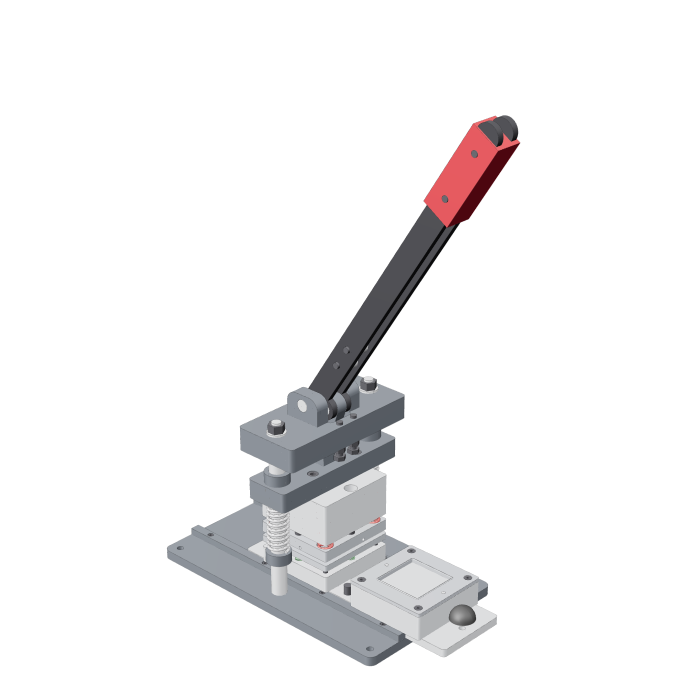
#> input picture light/render_assembled.png, 1400 x 1400 px, given in place of cover_assembled.png, which was not available (shown at 1/2 size)
$ python crop_covers.py ../../light/render_assembled.png ../../light/render_exploded.png
#> lines starting #> are read from the running program, lines starting #| are printed output that depends on the picture
"""Crop the two cover renders to the 111 x 200 frames on MP-000.  Usage: python3 web/tools/crop_covers.py <shots dir> cad"""
import sys
from PIL import Image
src, dst = sys.argv[1], sys.argv[2]
for a, b in (('cover_assembled.png', 'img_assembled.png'), ('cover_exploded.png', 'img_exploded.png')):
    im = Image.open('%s/%s' % (src, a)).convert('RGB')
#> im is the input picture: PIL image 1400x1400 RGB; mean R, G, B 241.9, 241.1, 241.7
    W, H = im.size
#> W = 1400; H = 1400
    h = int(W / (111 / 200))
#> h = 2522
    y0 = max(0, (H - h) // 2)
#> y0 = 0
    im.crop((0, y0, W, y0 + h)).save('%s/%s' % (dst, b))
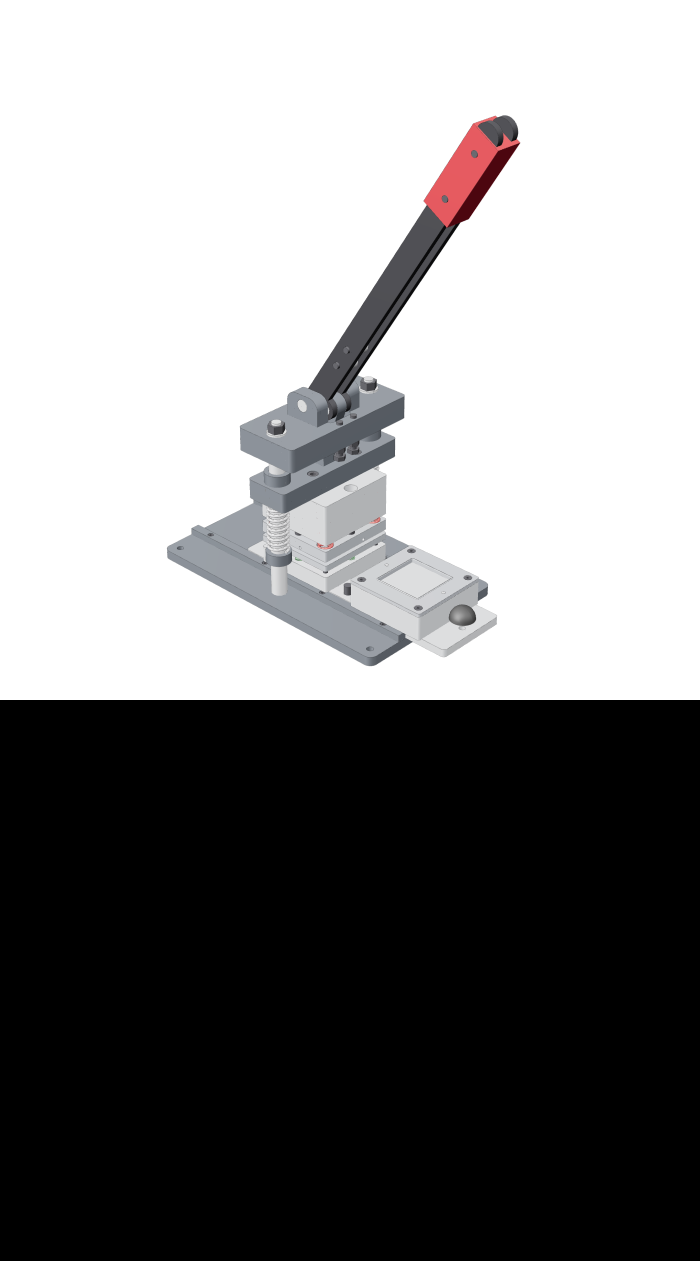
#> saved as img_assembled.png: PIL image 1400x2522 RGB (shown at 1/2 size); mean R, G, B 134.3, 133.8, 134.2
#> pass 2 of the loop `for a, b in (('cover_assembled.png', 'img_assembled.png'), ('cover_exp..`:
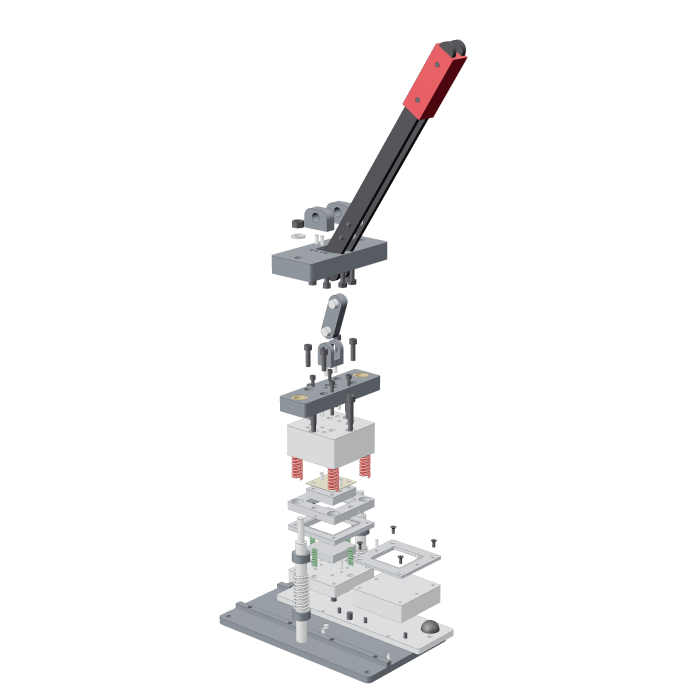
#> input picture light/render_exploded.png, 1400 x 1400 px, given in place of cover_exploded.png, which was not available (shown at 1/2 size)
#> im is the input picture: PIL image 1400x1400 RGB; mean R, G, B 246.2, 245.8, 246.1
#> `im.crop((0, y0, W, y0 + h)).save('%s/%s' % (dst, b))`:
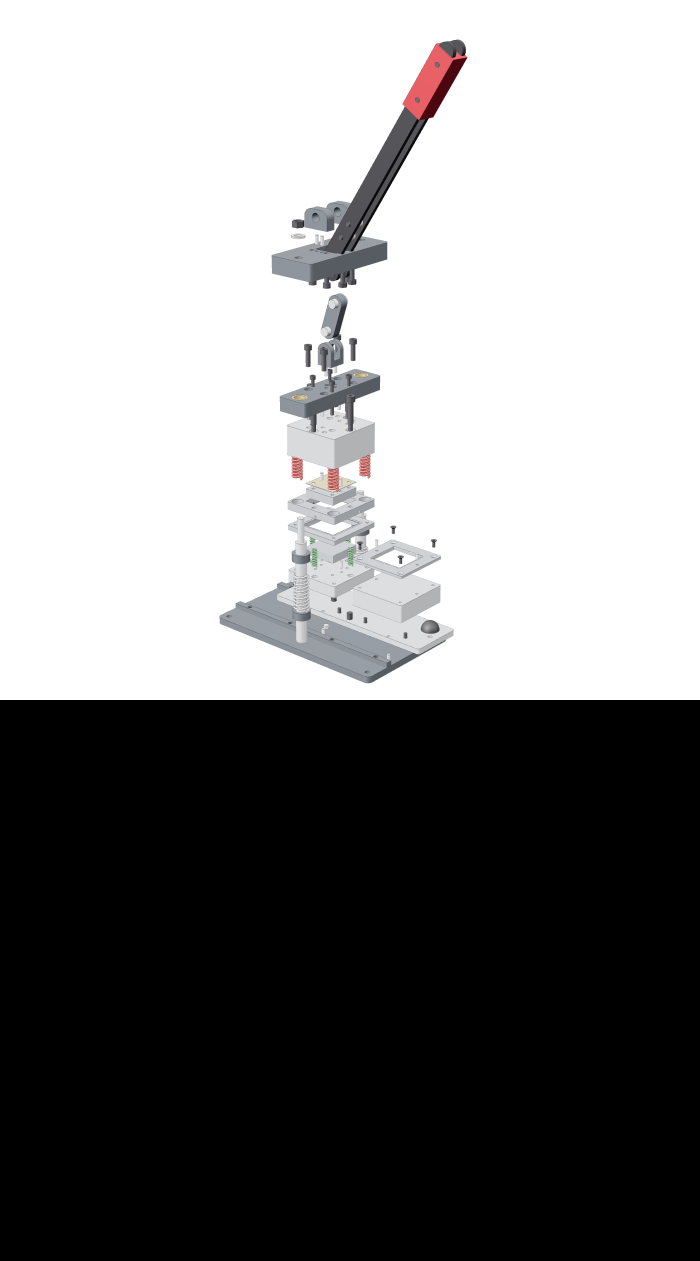
#> saved as img_exploded.png: PIL image 1400x2522 RGB (shown at 1/2 size); mean R, G, B 136.7, 136.4, 136.6
